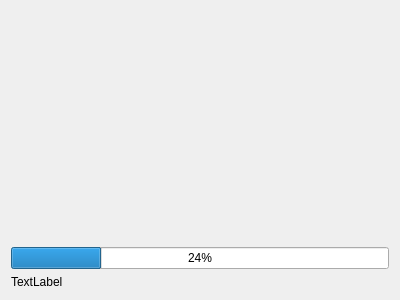
<?xml version="1.0" encoding="UTF-8"?>
<ui version="4.0">
 <class>FileCopyWidget</class>
 <widget class="QWidget" name="FileCopyWidget">
  <property name="geometry">
   <rect>
    <x>0</x>
    <y>0</y>
    <width>400</width>
    <height>300</height>
   </rect>
  </property>
  <property name="windowTitle">
   <string>Form</string>
  </property>
  <layout class="QVBoxLayout" name="verticalLayout_2">
   <item>
    <layout class="QVBoxLayout" name="verticalLayout">
     <item>
      <spacer name="verticalSpacer">
       <property name="orientation">
        <enum>Qt::Vertical</enum>
       </property>
       <property name="sizeHint" stdset="0">
        <size>
         <width>20</width>
         <height>40</height>
        </size>
       </property>
      </spacer>
     </item>
     <item>
      <widget class="QProgressBar" name="progressBar">
       <property name="value">
        <number>24</number>
       </property>
      </widget>
     </item>
     <item>
      <widget class="QLabel" name="label">
       <property name="text">
        <string>TextLabel</string>
       </property>
      </widget>
     </item>
    </layout>
   </item>
  </layout>
 </widget>
 <resources/>
 <connections/>
</ui>
